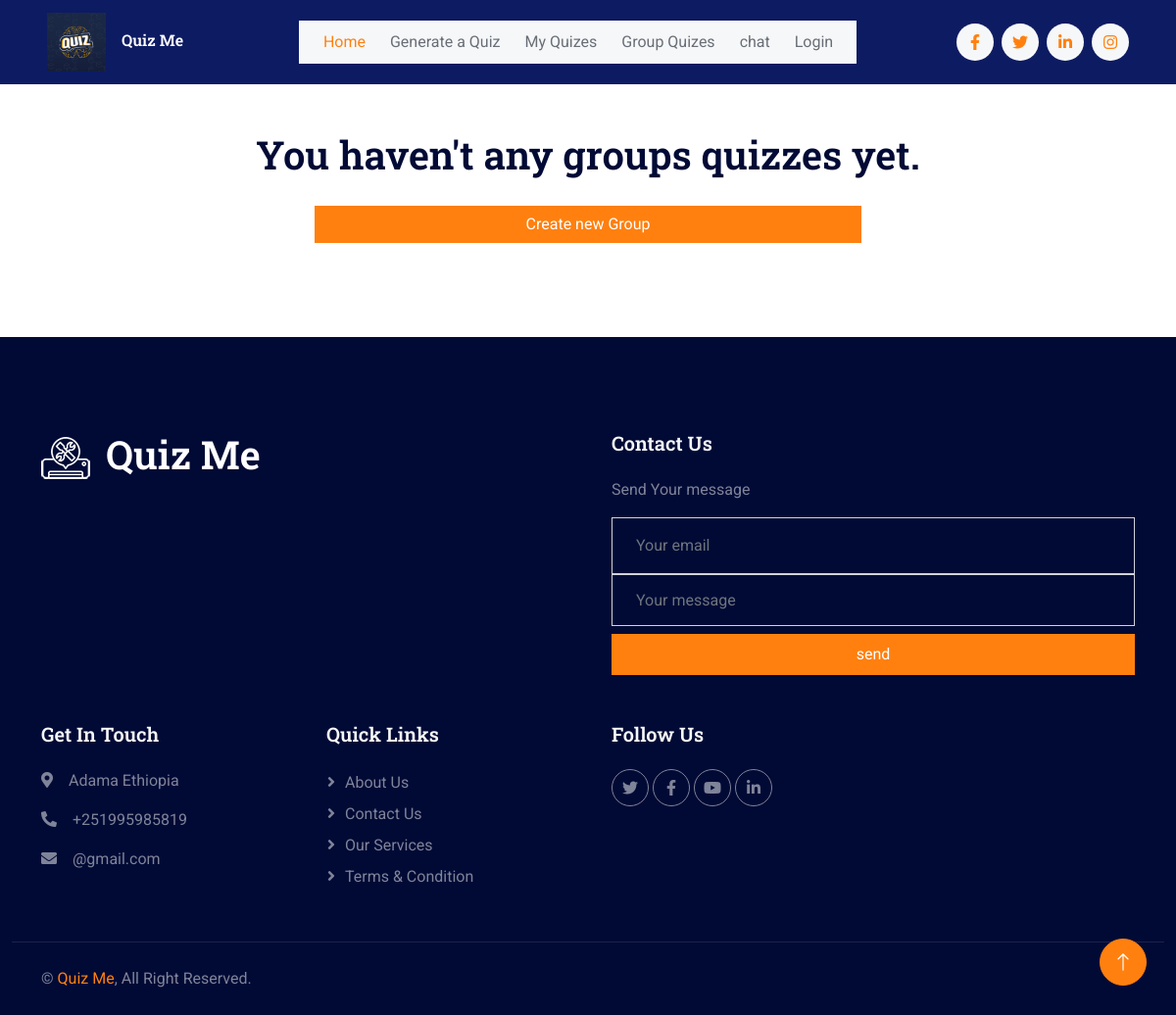
Before: /my_group_quizzes (signed in) with the older database file.
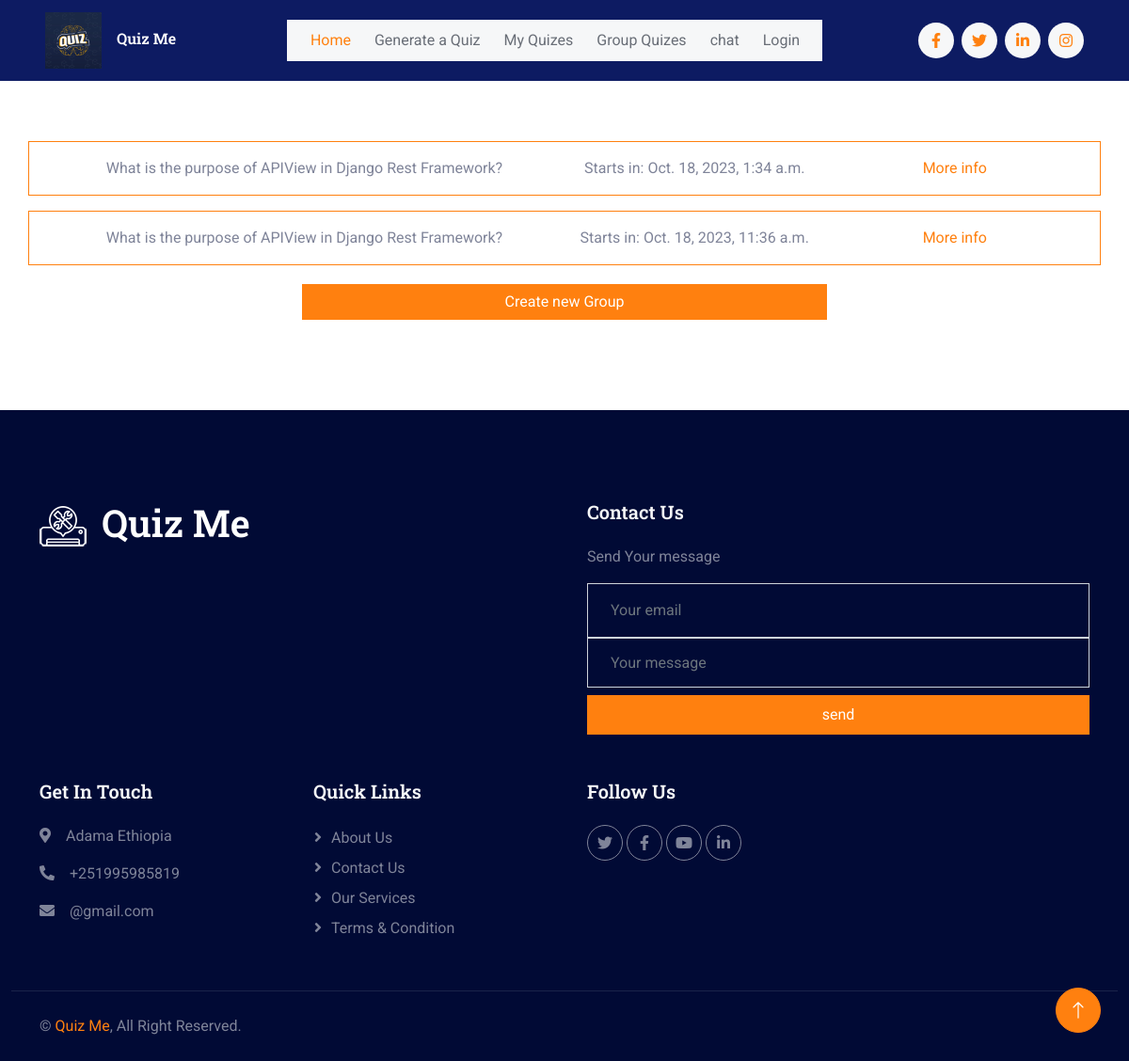
After: the same page with the newer database file.
### quiz_app/models.py (models this page shows, shortened)
class GroupQuiz(models.Model):
    quiz = models.ForeignKey(Quiz, on_delete=models.CASCADE)
    start_time = models.DateTimeField()
    completed = models.BooleanField(default=False)
    joined_members = models.ManyToManyField(CustomUser, related_name="members")
    end_time = models.DateTimeField(null=True, blank=True)
    is_in_progress = models.BooleanField(default=False)
    created_by = models.ForeignKey(CustomUser, on_delete=models.CASCADE, null=True, blank=True)

class Quiz(models.Model):
    title = models.CharField(max_length=100, null=True, blank=True)
    size = models.IntegerField()
    generated_by = models.ForeignKey(CustomUser, on_delete=models.CASCADE)
    questions = models.TextField()
    user_score = models.IntegerField(default=0)

### quiz_app/views.py (the view)
# urls.py: path('my_group_quizzes', views.user_group_quizs, name="group_quizes"),
@login_required(login_url='login')
def user_group_quizs(request):
    user = request.user
    group_quizzes = GroupQuiz.objects.filter(joined_members=user)
    return render(request, "joined_group_quizes.html", {"group_quizes":group_quizzes})

### templates/joined_group_quizes.html
{% extends 'index2.html' %}
{% block content %}
{% load static %}
<body>
    <div class="container-xxl py-5 custom-container">
        <div class="container text-center">
            {% if group_quizes %}
            {% for quiz in group_quizes %}
            <div class="row border border-primary rounded p-3 mt-3 d-flex justify-content-center align-items-center">
                <div class="col-md-6">
                    {{ quiz.quiz.title }}
                </div>
                <div class="col-md-3">
                    Starts in: {{ quiz.start_time }}
                </div>
                <div class="col-md-3">
                    <a href="{%url 'group_quiz' quiz.id %}">More info</a>
                </div>
            </div>
            {% endfor %}
            {% else %}
            <h1>You haven't any groups quizzes yet.</h1>
            {% endif %}
            <Button onclick="window.location.href = '{%url 'create_group_quiz'%}';" class="btn btn-primary" style="margin-top:20px; width:50%">
                Create new Group
            </Button>
        </div>
    </div>
</body>
{% endblock content %}

Changed rows visible on the page:
added GroupQuiz: quiz "What is the purpose of APIView in Django Rest Framework?", start_time "Oct. 18, 2023, 1:34 a.m."
added GroupQuiz: quiz "What is the purpose of APIView in Django Rest Framework?", start_time "Oct. 18, 2023, 11:36 a.m."
Other visible differences:
text no longer shown: "You haven't any groups quizzes yet."
